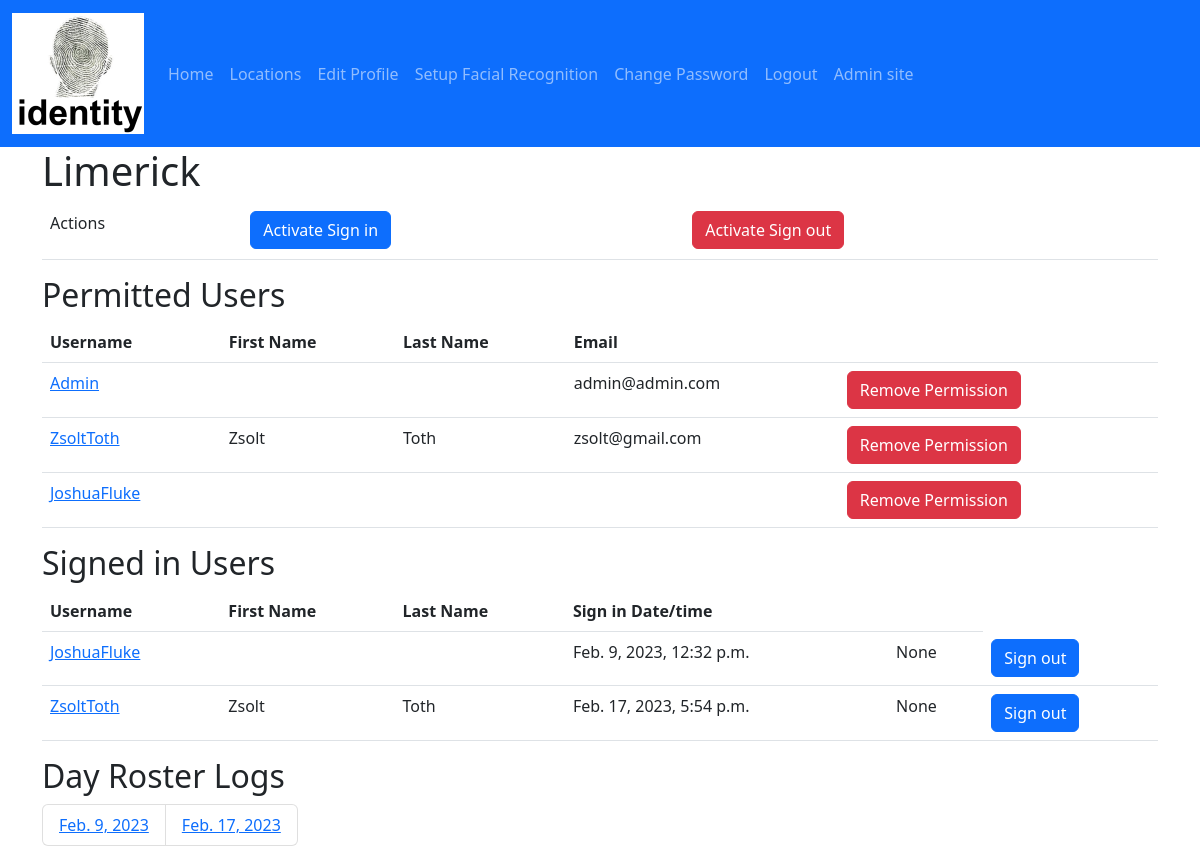
The app's page /locations/1/ (signed in), older data.
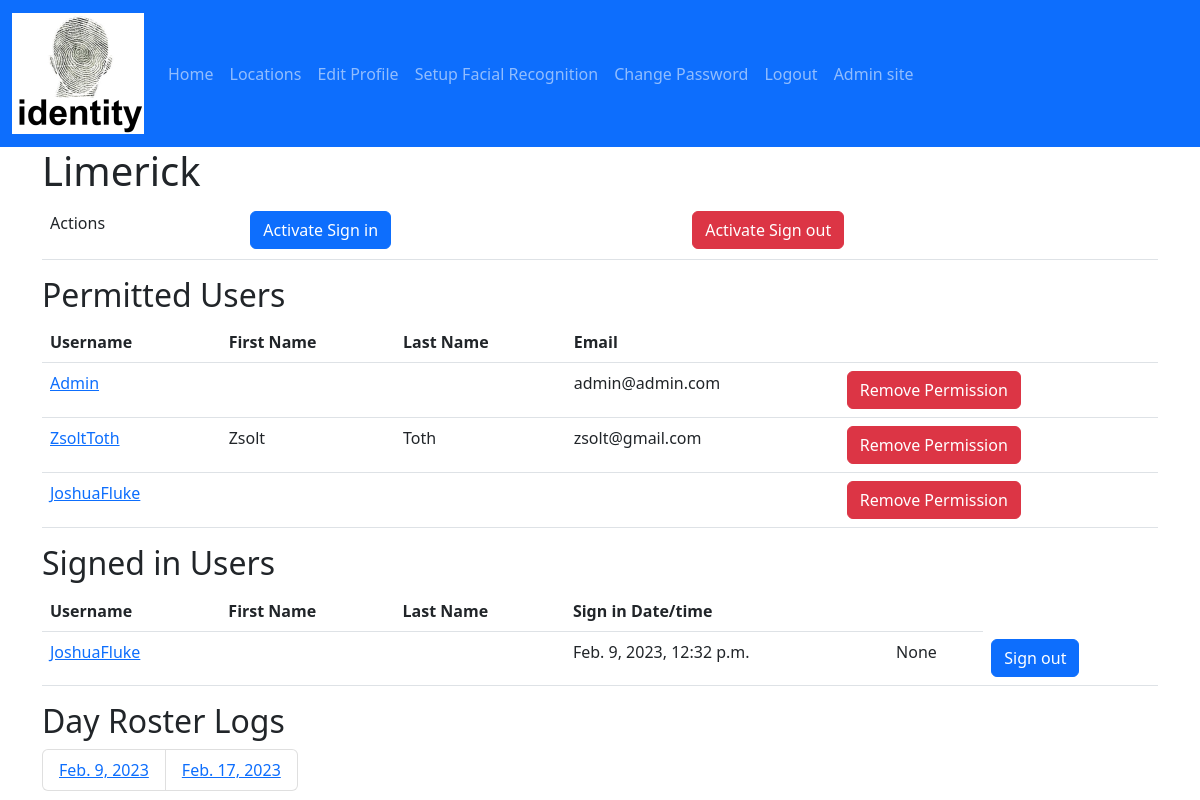
The same page, newer data.
### identity/models.py (models this page shows, shortened)
class Location(models.Model):
    id = models.AutoField(primary_key=True)
    address = models.CharField(max_length=200)
    description = models.CharField(max_length=200)
    email = models.EmailField(max_length=200, unique=True)
    name = models.CharField(max_length=200, unique=True)
    telephone = models.CharField(max_length=20)

class LocationPermission(models.Model):
    location = models.ForeignKey(Location, on_delete=models.CASCADE)
    user_account = models.ForeignKey(
        settings.AUTH_USER_MODEL,
        on_delete=models.CASCADE,
    )

class UserAccount(AbstractUser):
    is_face_recognition_enabled = models.BooleanField(default=False)
    is_twin = models.BooleanField(default=False)
    telephone = models.CharField(max_length=20, blank=True)

class Roster(models.Model):
    id = models.AutoField(primary_key=True)
    location = models.ForeignKey(Location, on_delete=models.CASCADE)
    sign_in_date = models.DateTimeField('date signed in', auto_now_add=True)
    sign_out_date = models.DateTimeField('date signed out', blank=True, null=True)
    user_account = models.ForeignKey(
        settings.AUTH_USER_MODEL,
        on_delete=models.CASCADE,
    )

### identity/views.py (the view)
# urls.py: path('locations/<int:location_id>/',views.location_details, name='details'),
@login_required
def location_details(request, location_id):
    location = get_object_or_404(Location, pk=location_id)
    location_active_sign_ins: list = Roster.objects.filter(
        location=location, sign_out_date__isnull=True)
    location_day_roster_logs: list = Roster.objects.filter(
        location=location).values_list('sign_in_date__date', flat=True).distinct()
    context = {
        'location': location,
        'location_active_sign_ins': location_active_sign_ins,
        'location_day_roster_logs': location_day_roster_logs,
    }
    return render(request, 'locations/details.html', context)

### identity/templates/locations/details.html (shortened to what this page needs)
{% extends "master.html" %}
{% block content %}
    <h1>{{ location.name }}</h1>
    <table class="table" aria-describedby="my-desc">
        <tr>
            <td>
                <p id="my-desc">Actions</p>
            </td>
            <td>
                <a class="btn btn-primary" href="{% url 'sign_in' location.id %}">Activate Sign in</a>
            </td>
            <td>
                <a class="btn btn-danger" href="{% url 'sign_out' location.id %}">Activate Sign out</a>
            </td>
        </tr>
    </table>
    <h2 id="my-desc">Permitted Users</h2>
    {% if location.locationpermission_set.all %}
        <table class="table" aria-describedby="my-desc">
            <tr>
                <th>Username</th>
                <th>First Name</th>
                <th>Last Name</th>
                <th>Email</th>
                <th>
                </th>
            </tr>
            {% for location_permission in location.locationpermission_set.all %}
                <tr>
                    <td>
                        <a href="{% url 'user-account-details' location_permission.user_account.id %}">{{ location_permission.user_account.username }}</a>
                    </td>
                    <td>{{ location_permission.user_account.first_name }}</td>
                    <td>{{ location_permission.user_account.last_name }}</td>
                    <td>{{ location_permission.user_account.email }}</td>
                    <td>
                        <a class="btn btn-danger"
                           href="{% url 'remove-permission' location_permission.location.id location_permission.user_account.id %}">Remove Permission</a>
                    </td>
                </tr>
            {% endfor %}
        </table>
    {% else %}
        <p>No Permissions are set for this location.</p>
    {% endif %}
    <h2 id="roster-desc">Signed in Users</h2>
    {% if location.roster_set.all %}
        <table class="table" aria-describedby="roster-desc">
            <tr>
                <th>Username</th>
                <th>First Name</th>
                <th>Last Name</th>
                <th>Sign in Date/time</th>
                <th>
                </th>
            </tr>
            {% for roster in location_active_sign_ins %}
                <tr>
                    <td>
                        <a href="{% url 'user-account-details' roster.user_account.id %}">{{ roster.user_account.username }}</a>
                    </td>
                    <td>{{ roster.user_account.first_name }}</td>
                    <td>{{ roster.user_account.last_name }}</td>
                    <td>{{ roster.sign_in_date }}</td>
                    <td>{{ roster.sign_out_date }}</td>
                    <td>
                        <a class="btn btn-primary" href="{% url 'force-sign-out' roster.id %}">Sign out</a>
                    </td>
                </tr>
            {% endfor %}
        </table>
    {% else %}
        <p>
            No active user sign-ins for this location.
        </p>
    {% endif %}
    <h2 id="day-roster-desc" class="sm">
        Day Roster Logs
    </h2>
    {% if location_day_roster_logs %}
        <ul class="list-group list-group-horizontal">
            {% for location_day_roster_log in location_day_roster_logs %}
                <li class="list-group-item">
                    <a href="{% url 'roster-details' location.id location_day_roster_log %}">{{ location_day_roster_log }}</a>
                </li>
            {% endfor %}
        </ul>
    {% else %}
        <p>
            No Day Roster Logs for this location.
        </p>
    {% endif %}
{% endblock content %}

### identity/templates/master.html (shortened to what this page needs)
{% load static %}
<!DOCTYPE html>
<html lang="en">
    <head>
        <link href="https://cdn.jsdelivr.net/npm/bootstrap@5.2.2/dist/css/bootstrap.min.css"
              rel="stylesheet"
/>
    </head>
    <body>
        <header>
            <nav class="navbar navbar-expand-lg navbar-dark bg-primary">
                <div class="container-fluid">
                    <a class="navbar-brand" href="/">
                        <img src="{% static 'img/identity-logo.png' %}" alt="Identity Logo"/>
                    </a>
                    <div class="collapse navbar-collapse" id="navbarColor01">
                        <ul class="navbar-nav me-auto">
                            <li class="nav-item active">
                                <a class="nav-link" href="/">Home
                                </a>
                            </li>
                            {% if user.is_authenticated %}
                                <li class="nav-item">
                                    <a class="nav-link" href="{% url 'locations' %}">Locations</a>
                                </li>
                                <li class="nav-item">
                                    <a class="nav-link" href="{% url 'edit_user_profile' %}">Edit Profile</a>
                                </li>
                                <li class="nav-item">
                                    <a class="nav-link" href="{% url 'setup_facial_recognition' %}">Setup Facial Recognition</a>
                                </li>
                                <li class="nav-item">
                                    <a class="nav-link" href="{% url 'change_password' %}">Change Password</a>
                                </li>
                                <li class="nav-item">
                                    <a class="nav-link" href="{% url 'logout' %}">Logout</a>
                                </li>
                            {% else %}
                                <li class="nav-item">
                                    <a class="nav-link" href="{% url 'login' %}">Login</a>
                                </li>
                            {% endif %}
                            <li class="nav-item">
                                <a class="nav-link" href="{% url 'admin:index' %}">Admin site</a>
                            </li>
                        </ul>
                    </div>
                </div>
            </nav>
        </header>
        <div class="container">
            <div class="row">
                <main>
                    {% block content %}
                    {% endblock content %}
                </main>
            </div>
        </div>
    </body>
</html>

Row changes from the older to the newer data that the page shows:
no longer on this page (row edited): Roster: user_account.username "ZsoltToth", user_account.first_name "Zsolt", user_account.last_name "Toth", sign_in_date "Feb. 17, 2023, 5:54 p.m.", sign_out_date "None"
